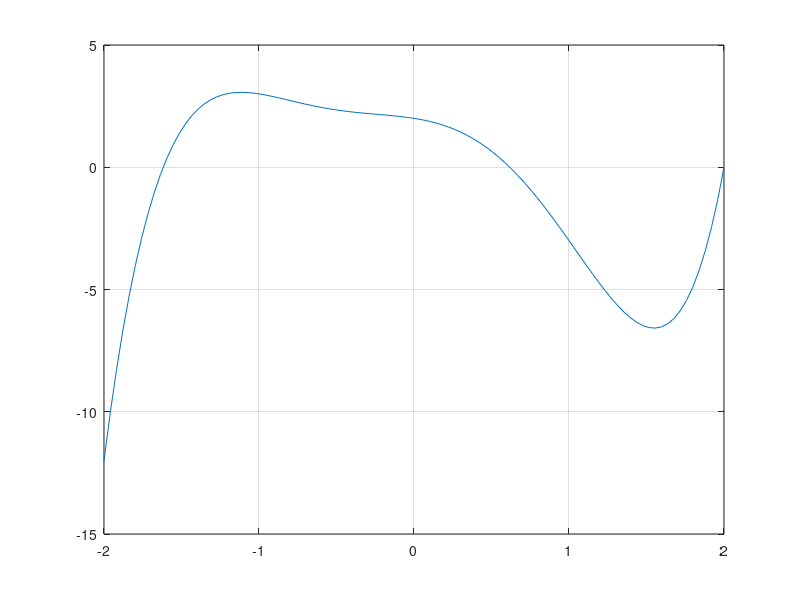

Write the MATLAB code that produced this figure.
function gref()
	%%fun = @(x) x - x.^(x-cos(x));
	%%fun = @(x) x - cos(sin(x));
	fun = @(x) x.^5 - 3 * x.^3 - 2 * x.^2 + 2 - x;
	x = linspace(-2,2);
	y = fun(x);
	plot(x,y);
	grid on
end